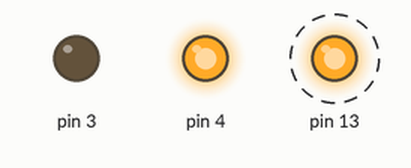
This sketch was run on a simulated Arduino Uno, built with avr-gcc and run on an emulated ATmega328P. On the bench: output pins drawn as LEDs (lit = HIGH). Dashed ring = blinking. Pins used as bus, display or sensor lines are not drawn.

Above: at 0.1 s.
Timing chart, 0 to 40.0 s (numbered marks = the images above):
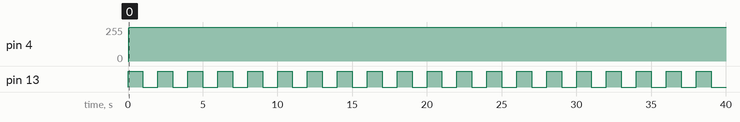

The sketch:

_SI4112-D-GT.ino
```cpp
#define sck0 digitalWrite(6,LOW)
#define sck1 digitalWrite(6,HIGH)
#define sdi0 digitalWrite(5,LOW)
#define sdi1 digitalWrite(5,HIGH)
#define scsn0 digitalWrite(4,LOW)
#define scsn1 digitalWrite(4,HIGH)
#define led0 digitalWrite(13,LOW)
#define led1 digitalWrite(13,HIGH)
/////////////////////////////////////////
char AUXSEL = 0x03;
char IFDIV = 0x00;
char LPWR = 0x00;
char AUTOPDB = 0x00;
char AUTOKP = 0x00;
char RFPWR = 0x00;
char KPI = 0x03;
char KP2 = 0x00;
char KP1 = 0x00;
char PDIB = 0x01;
char PDRB = 0x00;
long NRF1 = 0x00;
long NRF2 = 0x00;
unsigned int NIF = 952;
unsigned int RRF1 = 0x00;
unsigned int RRF2 = 0x00;
unsigned int RIF = 15;

char res = 0;

/////////////////////////////////////////

unsigned char value, bit_ctr;

/////////////////////////////////////////

/////////////////////////////
//======== main configuration ==========
void mainr (void){
int bit_ctr;
unsigned int value=0;
   ////////zero 4/////////
   for(bit_ctr=0;bit_ctr<4;bit_ctr++)
   {
   res;
   sck1;
   sck0;
   }
   //////AUXSEL////////
   value = AUXSEL;
   for(bit_ctr=0;bit_ctr<2;bit_ctr++)
   {
        if(value & 0x02)
        {
        sdi1;
        }
        else
        {
        sdi0;
        }
   value = (value << 1);
   sck1;
   sck0;
   }
   //////IFDIV////////
   value = IFDIV;
   for(bit_ctr=0;bit_ctr<2;bit_ctr++)
   {
        if(value & 0x02)
        {
        sdi1;
        }
        else
        {
        sdi0;
        }
   value = (value << 1);
   sck1;
   sck0;
   }
   ////////zero 4/////////
   for(bit_ctr=0;bit_ctr<4;bit_ctr++)
   {
   res;
   sck1;
   sck0;
   }
   //////LPWR////////
        if(LPWR == 1)
        {
        sdi1;
        }
        else
        {
        sdi0;
        }
   sck1;
   sck0;
   ////////zero 1/////////
   res;
   sck1;
   sck0;
   //////AUTOPDB////////
        if(AUTOPDB == 1)
        {
        sdi1;
        }
        else
        {
        sdi0;
        }
   sck1;
   sck0;
   //////AUTOKP////////
        if(AUTOKP == 1)
        {
        sdi1;
        }
        else
        {
        sdi0;
        }
   sck1;
   sck0;
   //////RFPWR////////
        if(RFPWR == 1)
        {
        sdi1;
        }
        else
        {
        sdi0;
        }
   sck1;
   sck0;
   ////////zero 1/////////
   res;
   sck1;
   sck0;
   //////adress////////
   value = 0x00;
   for(bit_ctr=0;bit_ctr<4;bit_ctr++)
   {
        if(value & 0x08)
        {
        sdi1;
        }
        else
        {
        sdi0;
        }
   value = (value << 1);
   sck1;
   sck0;
   }
}

/////////////////////////////
//======== phase detector gain ==========
void pdg (void){
int bit_ctr;
unsigned int value=0;
   ////////zero 12/////////
   for(bit_ctr=0;bit_ctr<12;bit_ctr++)
   {
   res;
   sck1;
   sck0;
   }
   //////KPI////////
   value = KPI;
   for(bit_ctr=0;bit_ctr<2;bit_ctr++)
   {
        if(value & 0x02)
        {
        sdi1;
        }
        else
        {
        sdi0;
        }
   value = (value << 1);
   sck1;
   sck0;
   }
   //////KP2////////
   value = KP2;
   for(bit_ctr=0;bit_ctr<2;bit_ctr++)
   {
        if(value & 0x02)
        {
        sdi1;
        }
        else
        {
        sdi0;
        }
   value = (value << 1);
   sck1;
   sck0;
   }
   //////KP1////////
   value = KP1;
   for(bit_ctr=0;bit_ctr<2;bit_ctr++)
   {
        if(value & 0x02)
        {
        sdi1;
        }
        else
        {
        sdi0;
        }
   value = (value << 1);
   sck1;
   sck0;
   }
   //////adress////////
   value = 0x01;
   for(bit_ctr=0;bit_ctr<4;bit_ctr++)
   {
        if(value & 0x08)
        {
        sdi1;
        }
        else
        {
        sdi0;
        }
   value = (value << 1);
   sck1;
   sck0;
   }
}

/////////////////////////////
//======== powerdown ==========
void pdwn (void){
unsigned int bit_ctr;
unsigned int value=0;
   ////////zero 12/////////
   for(bit_ctr=0;bit_ctr<16;bit_ctr++)
   {
   res;
   sck1;
   sck0;
   }
   //////PDIB////////
        if(PDIB == 1)
        {
        sdi1;
        }
        else
        {
        sdi0;
        }
   sck1;
   sck0;
   //////PDRB////////
        if(PDRB == 1)
        {
        sdi1;
        }
        else
        {
        sdi0;
        }
   sck1;
   sck0;
   //////adress////////
   value = 0x02;
   for(bit_ctr=0;bit_ctr<4;bit_ctr++)
   {
        if(value & 0x08)
        {
        sdi1;
        }
        else
        {
        sdi0;
        }
   value = (value << 1);
   sck1;
   sck0;
   }
}

/////////////////////////////
//======== NDIV1 ==========
void ndiv1 (void){
long bit_ctr;
unsigned int value=0;
   ////////zero 18/////////
   for(bit_ctr=0;bit_ctr<18;bit_ctr++)
   {
   res;
   sck1;
   sck0;
   }
   //////adress////////
   value = 0x03;
   for(bit_ctr=0;bit_ctr<4;bit_ctr++)
   {
        if(value & 0x08)
        {
        sdi1;
        }
        else
        {
        sdi0;
        }
   value = (value << 1);
   sck1;
   sck0;
   }
}

/////////////////////////////
//======== NDIV2 ==========
void ndiv2 (void){
long bit_ctr;
unsigned int value=0;
   ////////zero 18/////////
   for(bit_ctr=0;bit_ctr<18;bit_ctr++)
   {
   res;
   sck1;
   sck0;
   }
   //////adress////////
   value = 0x04;
   for(bit_ctr=0;bit_ctr<4;bit_ctr++)
   {
        if(value & 0x08)
        {
        sdi1;
        }
        else
        {
        sdi0;
        }
   value = (value << 1);
   sck1;
   sck0;
   }
}

/////////////////////////////
//======== NIF ==========
void nif (void){
long bit_ctr;
long value=0;
   ////////zero 2/////////
   for(bit_ctr=0;bit_ctr<2;bit_ctr++)
   {
   res;
   sck1;
   sck0;
   }
   //////NIF////////
   value = NIF;
   for(bit_ctr=0;bit_ctr<16;bit_ctr++)
   {
        if(value & 0x08000)
        {
        sdi1;
        }
        else
        {
        sdi0;
        }
   value = (value << 1);
   sck1;
   sck0;
   }
   //////adress////////
   value = 0x05;
   for(bit_ctr=0;bit_ctr<4;bit_ctr++)
   {
        if(value & 0x08)
        {
        sdi1;
        }
        else
        {
        sdi0;
        }
   value = (value << 1);
   sck1;
   sck0;
   }
}

/////////////////////////////
//======== RFRDIV1 ==========
void rfrdiv1 (void){
long bit_ctr;
unsigned int value=0;
   ////////zero 18/////////
   for(bit_ctr=0;bit_ctr<18;bit_ctr++)
   {
   res;
   sck1;
   sck0;
   }
   //////adress////////
   value = 0x06;
   for(bit_ctr=0;bit_ctr<4;bit_ctr++)
   {
        if(value & 0x08)
        {
        sdi1;
        }
        else
        {
        sdi0;
        }
   value = (value << 1);
   sck1;
   sck0;
   }
}

/////////////////////////////
//======== RFRDIV2 ==========
void rfrdiv2 (void){
long bit_ctr;
unsigned int value=0;
   ////////zero 18/////////
   for(bit_ctr=0;bit_ctr<18;bit_ctr++)
   {
   res;
   sck1;
   sck0;
   }
   //////adress////////
   value = 0x07;
   for(bit_ctr=0;bit_ctr<4;bit_ctr++)
   {
        if(value & 0x08)
        {
        sdi1;
        }
        else
        {
        sdi0;
        }
   value = (value << 1);
   sck1;
   sck0;
   }
}

/////////////////////////////
//======== RIFdiv ==========
void Rifdiv (void){
long bit_ctr;
unsigned int value=0;
   ////////zero 5/////////
   for(bit_ctr=0;bit_ctr<5;bit_ctr++)
   {
   res;
   sck1;
   sck0;
   }
   //////RIF////////
   value = RIF;
   for(bit_ctr=0;bit_ctr<13;bit_ctr++)
   {
        if(value & 0x01000)
        {
        sdi1;
        }
        else
        {
        sdi0;
        }
   value = (value << 1);
   sck1;
   sck0;
   }
   //////adress////////
   value = 0x08;
   for(bit_ctr=0;bit_ctr<4;bit_ctr++)
   {
        if(value & 0x08)
        {
        sdi1;
        }
        else
        {
        sdi0;
        }
   value = (value << 1);
   sck1;
   sck0;
   }
}
////////////////////////////////////////////////
///////////////////////////////////////////////

void SINTprog(void) {
scsn0;
mainr();
scsn1;
delayMicroseconds(10);
scsn0;
pdg();
scsn1;
delayMicroseconds(10);
scsn0;
pdwn();
scsn1;
delayMicroseconds(10);
scsn0;
ndiv1();
scsn1;
delayMicroseconds(10);
scsn0;
ndiv2();
scsn1;
delayMicroseconds(10);
scsn0;
nif();
scsn1;
delayMicroseconds(10);
scsn0;
rfrdiv1();
scsn1;
delayMicroseconds(10);
scsn0;
rfrdiv2();
scsn1;
delayMicroseconds(10);
scsn0;
Rifdiv();
scsn1;
delayMicroseconds(10);
}

///////////////////////////////////////////////
void setup() {
  // put your setup code here, to run once:
  pinMode(3, OUTPUT);
  pinMode(4, OUTPUT);
  pinMode(5, OUTPUT);
  pinMode(6, OUTPUT);
  pinMode(13, OUTPUT);

SINTprog();
}

void loop() {
  led1;
  delay(1000);
  led0;
  delay(1000);
}
```

Measured:
- by itself, pin 4: 0/255 → 255/255 at 0.04 s
- by itself, pin 13: alternates HIGH for 1.0 s and LOW for 1.0 s
